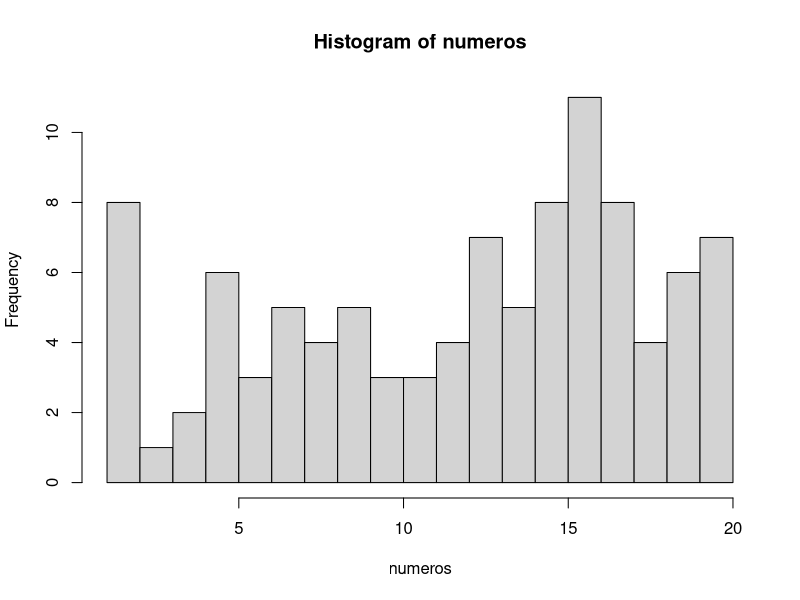

This chart was generated by the following R code:
## ---- chunk 1
numeros <- sample(1:20, 100, TRUE)
numeros
## ---- chunk 2
mediana <- median(numeros)
mediana
## ---- chunk 3
# El argumento breaks nos permite dividir en histograma en las partes que queramos
hist(numeros, breaks = 20)
## ---- chunk 4
tabla.frecuencias <- data.frame(table(numeros))
tabla.frecuencias
## ---- chunk 5
# Con la función seq, creamos una secuencia de 1 a 10 en intervalos de 0.1 en 0.1
secuencia <- seq(1, 10, 0.1)
muestra <- sample(secuencia, 100, TRUE)
muestra
## ---- chunk 6
# Aquí el cálculo de la mediana 
Mediana.muestra <- median(muestra)
Mediana.muestra
## ---- chunk 7
# Aquí el cálculo de la media
media.muestra <- median(muestra)
Mediana.muestra
## ---- chunk 8
# Aquí el cálculo de la moda
tabla.moda <- data.frame(table(muestra))
tabla.moda
